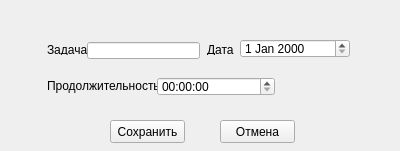
<?xml version="1.0" encoding="UTF-8"?>
<ui version="4.0">
 <class>Add_form</class>
 <widget class="QWidget" name="Add_form">
  <property name="geometry">
   <rect>
    <x>0</x>
    <y>0</y>
    <width>400</width>
    <height>151</height>
   </rect>
  </property>
  <property name="windowTitle">
   <string>Form</string>
  </property>
  <widget class="QLabel" name="taskLabel">
   <property name="geometry">
    <rect>
     <x>47</x>
     <y>45</y>
     <width>47</width>
     <height>10</height>
    </rect>
   </property>
   <property name="text">
    <string>Задача</string>
   </property>
  </widget>
  <widget class="QLineEdit" name="taskEdit">
   <property name="geometry">
    <rect>
     <x>87</x>
     <y>42</y>
     <width>113</width>
     <height>17</height>
    </rect>
   </property>
  </widget>
  <widget class="QLabel" name="dateLabel">
   <property name="geometry">
    <rect>
     <x>207</x>
     <y>45</y>
     <width>47</width>
     <height>10</height>
    </rect>
   </property>
   <property name="text">
    <string>Дата</string>
   </property>
  </widget>
  <widget class="QDateEdit" name="dateEdit">
   <property name="geometry">
    <rect>
     <x>240</x>
     <y>39</y>
     <width>110</width>
     <height>19</height>
    </rect>
   </property>
  </widget>
  <widget class="QLabel" name="timeLabel">
   <property name="geometry">
    <rect>
     <x>47</x>
     <y>77</y>
     <width>111</width>
     <height>17</height>
    </rect>
   </property>
   <property name="text">
    <string>Продолжительность</string>
   </property>
  </widget>
  <widget class="QTimeEdit" name="timeEdit">
   <property name="geometry">
    <rect>
     <x>157</x>
     <y>77</y>
     <width>118</width>
     <height>19</height>
    </rect>
   </property>
  </widget>
  <widget class="QPushButton" name="saveButton">
   <property name="geometry">
    <rect>
     <x>110</x>
     <y>120</y>
     <width>75</width>
     <height>23</height>
    </rect>
   </property>
   <property name="text">
    <string>Сохранить</string>
   </property>
  </widget>
  <widget class="QPushButton" name="CancelButton">
   <property name="geometry">
    <rect>
     <x>220</x>
     <y>120</y>
     <width>75</width>
     <height>23</height>
    </rect>
   </property>
   <property name="text">
    <string>Отмена</string>
   </property>
  </widget>
 </widget>
 <resources/>
 <connections/>
</ui>
